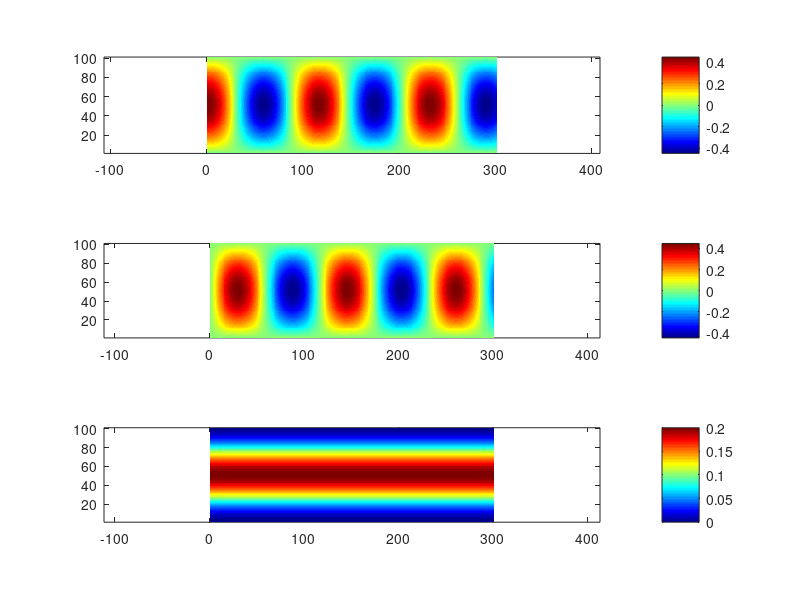
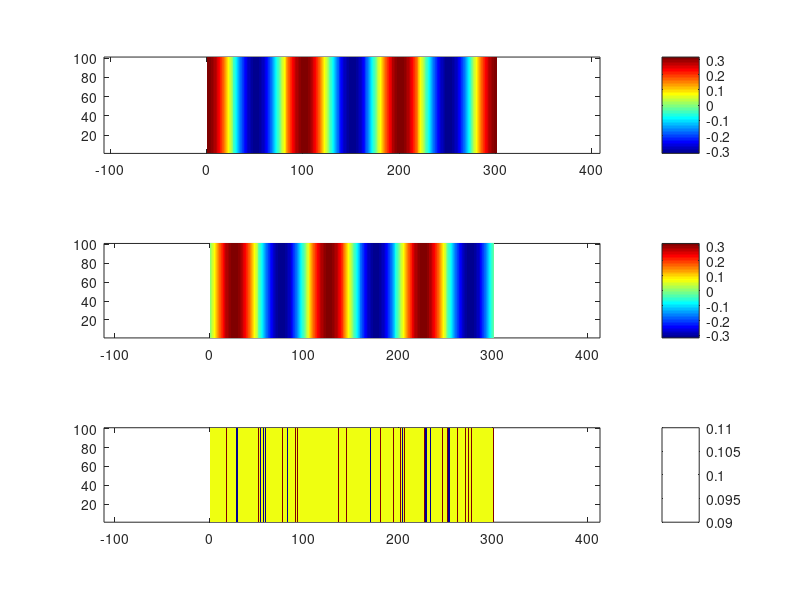

MATLAB code for these plots, in order:
%% Modes of waveguide
clear;clc;close all;
W      = 10;         % Width of the waveguide
L      = 30;           % Length of the waveguide
lambda = 10;         % Wavelength
k0     = 2*pi/lambda;  % Wavenumber
[x,y]  = meshgrid(linspace(0,L,L*10+1),linspace(0,W,W*10+1));
 
% Closed (reflecting) boundary conditions (along y axis)
Nc  = floor(W/(lambda/2));   % Number of waveguide modes
n   = 1;                     % Allowed range 1 <= n <= Nc
ky  = pi/W*n;
kx  = sqrt(k0^2-ky^2);
psi = sqrt(2/W)*sin(ky*y).*exp(1i*kx*x);
figure(1);
subplot(3,1,1);pcolor(real(psi)   );axis equal tight;shading flat;colorbar;colormap('jet');
subplot(3,1,2);pcolor(imag(psi)   );axis equal tight;shading flat;colorbar;colormap('jet');
subplot(3,1,3);pcolor( abs(psi).^2);axis equal tight;shading flat;colorbar;colormap('jet');
 
% Periodic boundary conditions (along y axis)
Np  = 2*floor(W/lambda)+1;   % Number of waveguide modes
n   = 0;                     % Allowed range -(Np-1)/2 <= n <= (Np-1)/2
ky  = 2*pi/W*n;
kx  = sqrt(k0^2-ky^2);
psi = sqrt(1/W)*exp(1i*ky*y).*exp(1i*kx*x);
figure(2);
subplot(3,1,1);pcolor(real(psi)   );axis equal tight;shading flat;colorbar;colormap('jet');
subplot(3,1,2);pcolor(imag(psi)   );axis equal tight;shading flat;colorbar;colormap('jet');
subplot(3,1,3);pcolor( abs(psi).^2);axis equal tight;shading flat;colorbar;colormap('jet');